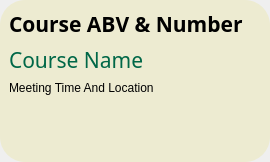
<?xml version="1.0" encoding="UTF-8"?>
<ui version="4.0">
 <class>ClassScheduleItem</class>
 <widget class="QWidget" name="ClassScheduleItem">
  <property name="geometry">
   <rect>
    <x>0</x>
    <y>0</y>
    <width>270</width>
    <height>162</height>
   </rect>
  </property>
  <property name="sizePolicy">
   <sizepolicy hsizetype="Expanding" vsizetype="Expanding">
    <horstretch>0</horstretch>
    <verstretch>0</verstretch>
   </sizepolicy>
  </property>
  <property name="minimumSize">
   <size>
    <width>270</width>
    <height>162</height>
   </size>
  </property>
  <property name="maximumSize">
   <size>
    <width>320</width>
    <height>212</height>
   </size>
  </property>
  <property name="baseSize">
   <size>
    <width>270</width>
    <height>162</height>
   </size>
  </property>
  <property name="windowTitle">
   <string>Form</string>
  </property>
  <property name="styleSheet">
   <string notr="true"/>
  </property>
  <layout class="QGridLayout" name="gridLayout">
   <property name="leftMargin">
    <number>0</number>
   </property>
   <property name="topMargin">
    <number>0</number>
   </property>
   <property name="rightMargin">
    <number>0</number>
   </property>
   <property name="bottomMargin">
    <number>0</number>
   </property>
   <item row="0" column="0">
    <widget class="QWidget" name="widget" native="true">
     <property name="sizePolicy">
      <sizepolicy hsizetype="Expanding" vsizetype="Expanding">
       <horstretch>0</horstretch>
       <verstretch>0</verstretch>
      </sizepolicy>
     </property>
     <property name="styleSheet">
      <string notr="true">background-color: #EDEBD1;
border-radius: 25px;</string>
     </property>
     <layout class="QVBoxLayout" name="verticalLayout">
      <item>
       <widget class="QLabel" name="label_CourseAndNumber">
        <property name="minimumSize">
         <size>
          <width>0</width>
          <height>16</height>
         </size>
        </property>
        <property name="maximumSize">
         <size>
          <width>16777215</width>
          <height>30</height>
         </size>
        </property>
        <property name="font">
         <font>
          <family>Inter-VariableFont_opsz,wght</family>
          <pointsize>16</pointsize>
          <italic>false</italic>
          <bold>true</bold>
         </font>
        </property>
        <property name="styleSheet">
         <string notr="true">font: 16pt 'Inter-VariableFont_opsz,wght';
font-weight: Bold;
color: black;
</string>
        </property>
        <property name="text">
         <string>Course ABV &amp; Number</string>
        </property>
        <property name="textInteractionFlags">
         <set>Qt::TextInteractionFlag::TextSelectableByMouse</set>
        </property>
       </widget>
      </item>
      <item>
       <widget class="QLabel" name="label_CourseName">
        <property name="minimumSize">
         <size>
          <width>0</width>
          <height>16</height>
         </size>
        </property>
        <property name="maximumSize">
         <size>
          <width>16777215</width>
          <height>30</height>
         </size>
        </property>
        <property name="font">
         <font>
          <family>Inter-VariableFont_opsz,wght</family>
          <pointsize>16</pointsize>
          <italic>false</italic>
          <bold>false</bold>
         </font>
        </property>
        <property name="styleSheet">
         <string notr="true">font: 16pt 'Inter-VariableFont_opsz,wght';
color: #006747;</string>
        </property>
        <property name="text">
         <string>Course Name</string>
        </property>
       </widget>
      </item>
      <item>
       <widget class="QLabel" name="label_TimeAndLoc">
        <property name="styleSheet">
         <string notr="true">font: 16pt 'Inter-VariableFont_opsz,wght';
color: black;</string>
        </property>
        <property name="text">
         <string>Meeting Time And Location</string>
        </property>
        <property name="alignment">
         <set>Qt::AlignmentFlag::AlignLeading|Qt::AlignmentFlag::AlignLeft|Qt::AlignmentFlag::AlignTop</set>
        </property>
        <property name="wordWrap">
         <bool>true</bool>
        </property>
       </widget>
      </item>
     </layout>
    </widget>
   </item>
  </layout>
 </widget>
 <resources/>
 <connections/>
</ui>
